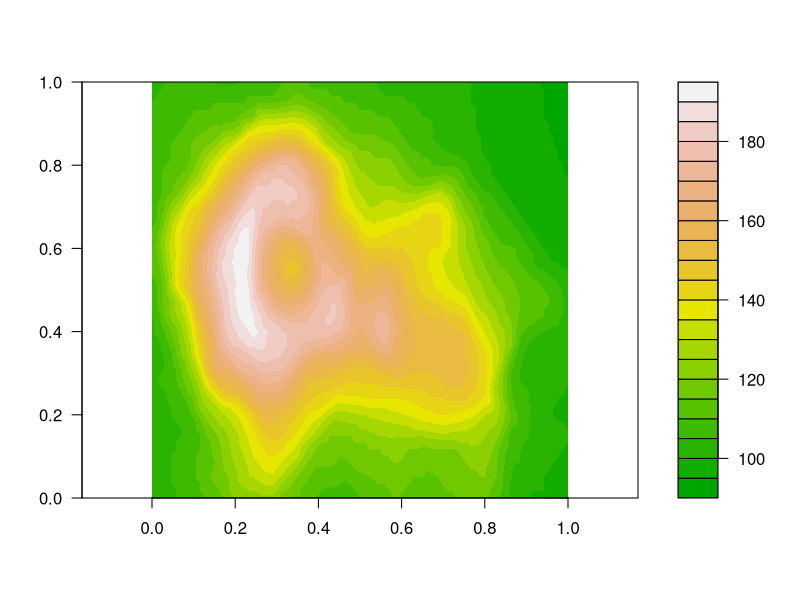
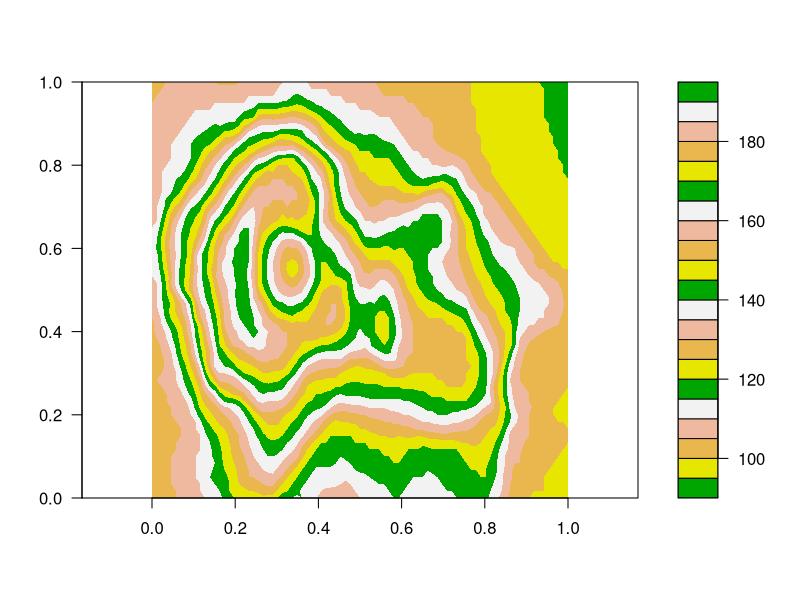
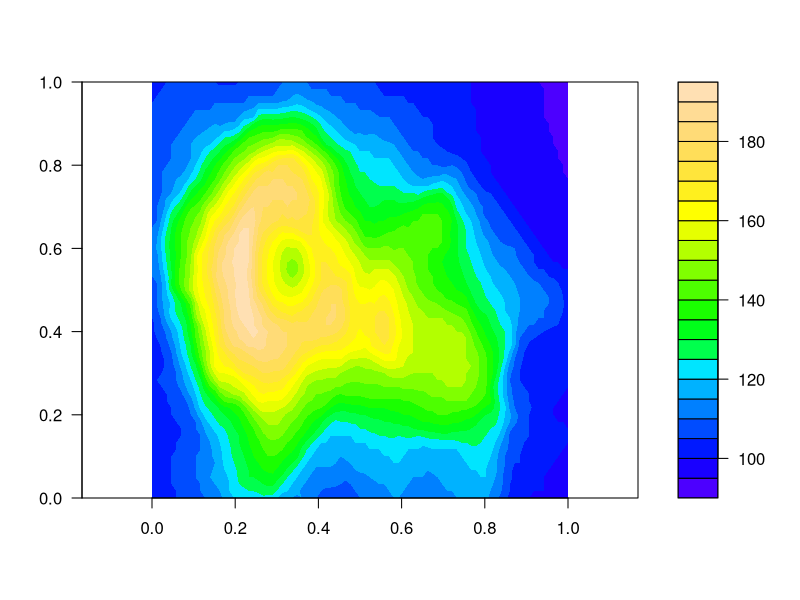
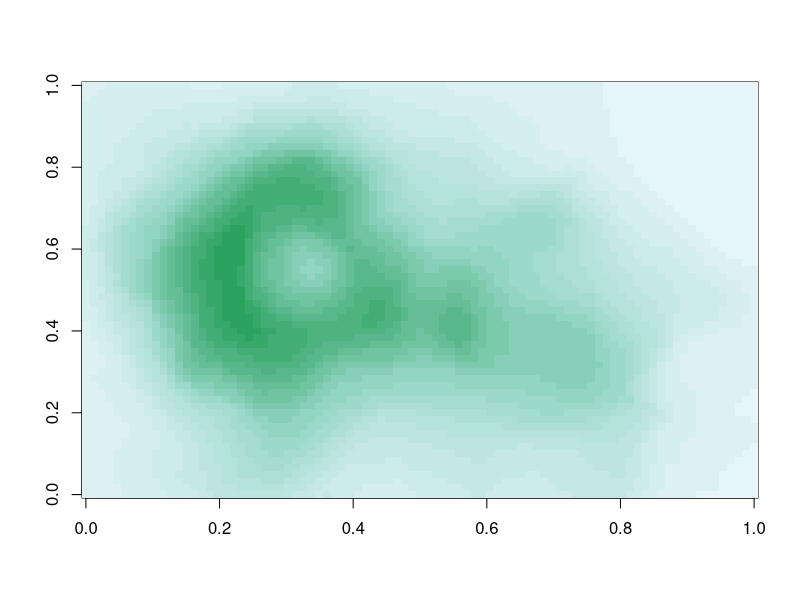
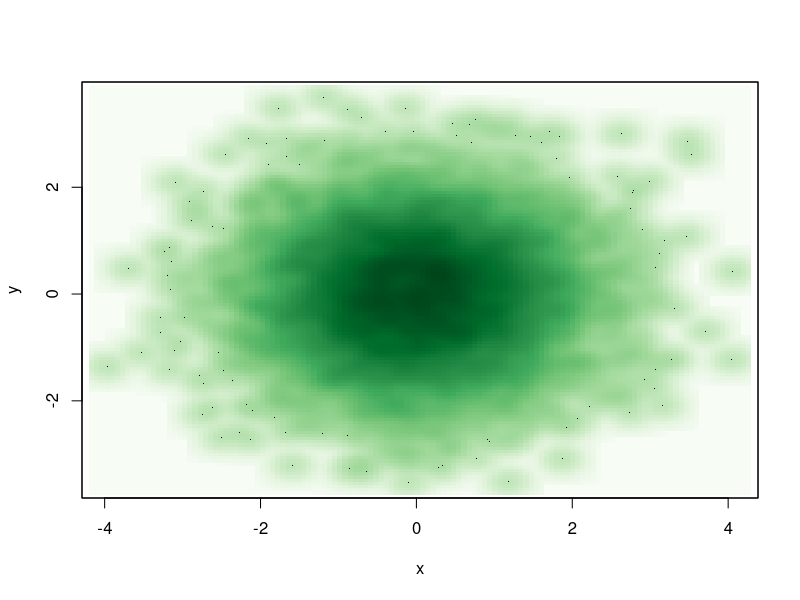
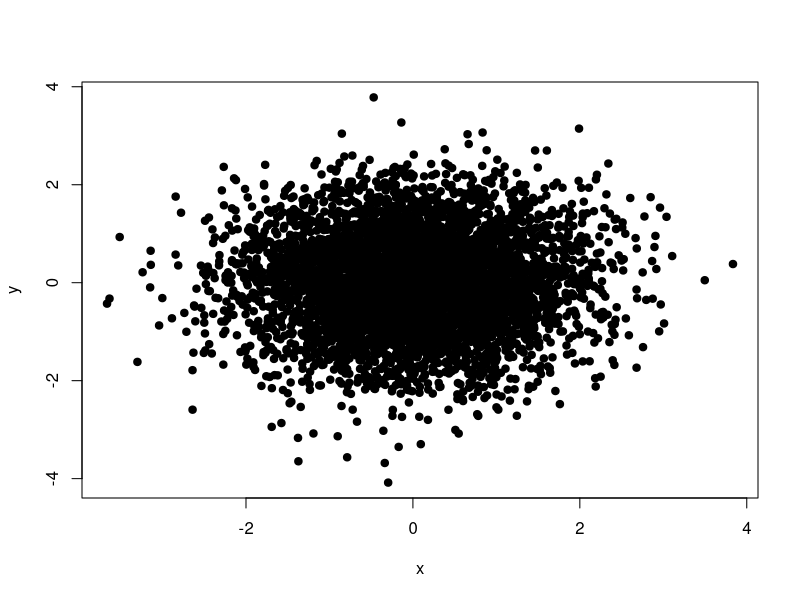
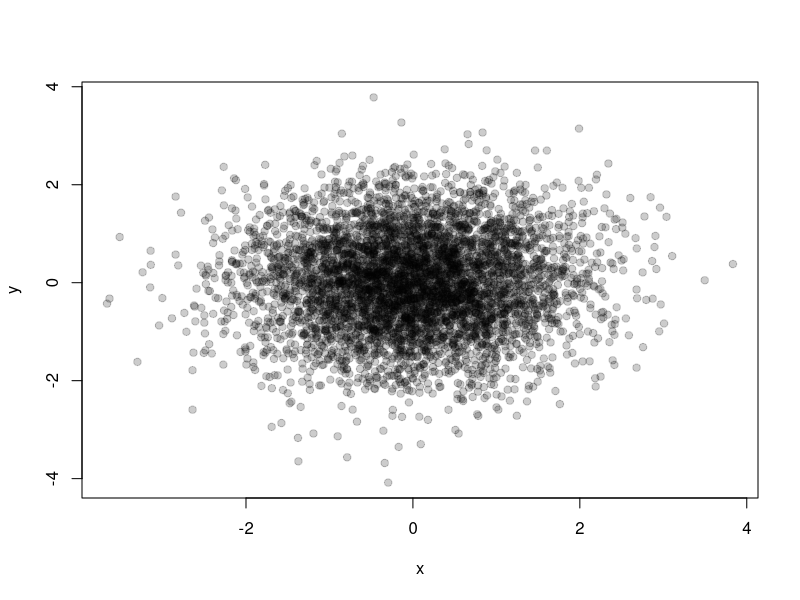

The R source for these figures, in order:
## ---- chunk 1
filled.contour(volcano, color.palette = terrain.colors, asp = 1)
filled.contour(volcano, col = terrain.colors(5), asp = 1)
filled.contour(volcano, color.palette =topo.colors , asp = 1)
## ---- chunk 2
library(grDevices)
## ---- chunk 3
pal <- colorRamp(c("red", "blue"))
pal(0)
pal(0.5)
pal(1)
## ---- chunk 4
pal <- colorRampPalette(c("black","white"))
pal(1)
pal(2)
pal(3)
## ---- chunk 5
library(RColorBrewer)
cols <- brewer.pal(3, "BuGn")
cols
pal <- colorRampPalette(cols)
image(volcano, col=pal(20))
## ---- chunk 6
cols <- brewer.pal(9, "Greens")
x <- rnorm(10000)
y <- rnorm(10000)
smoothScatter(x,y, colramp = colorRampPalette(cols))
## ---- chunk 7
rgb(1, 0.5, 0)
rgb(1, 0.5, 0, alpha = 1)
## ---- chunk 8
x <- rnorm(5000)
y <- rnorm(5000)
plot(x,y, pch=19)
plot(x,y, col = rgb(0,0,0,0.2), pch=19)
